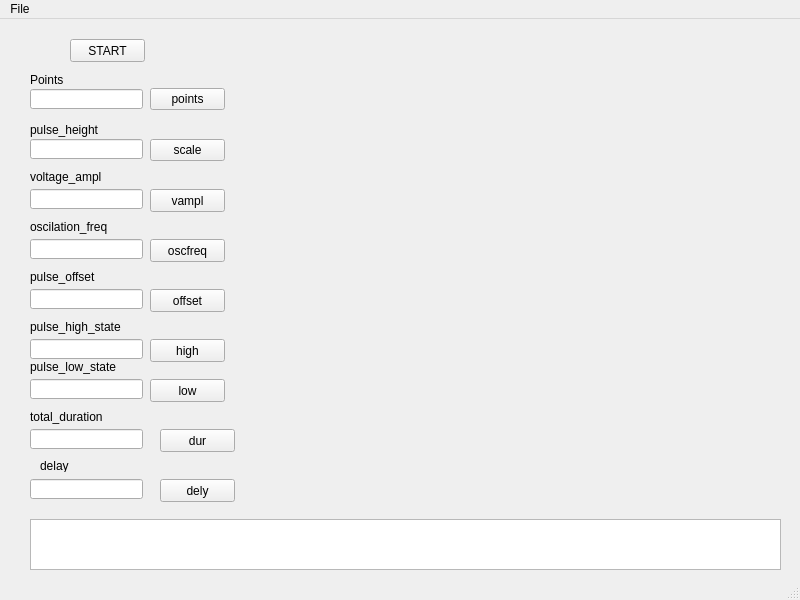
<?xml version="1.0" encoding="UTF-8"?>
<ui version="4.0">
 <class>MainWindow</class>
 <widget class="QMainWindow" name="MainWindow">
  <property name="geometry">
   <rect>
    <x>0</x>
    <y>0</y>
    <width>800</width>
    <height>600</height>
   </rect>
  </property>
  <property name="windowTitle">
   <string>MainWindow</string>
  </property>
  <widget class="QWidget" name="centralwidget">
   <widget class="QLineEdit" name="edit_points">
    <property name="geometry">
     <rect>
      <x>30</x>
      <y>70</y>
      <width>113</width>
      <height>20</height>
     </rect>
    </property>
   </widget>
   <widget class="QLabel" name="label">
    <property name="geometry">
     <rect>
      <x>30</x>
      <y>50</y>
      <width>41</width>
      <height>21</height>
     </rect>
    </property>
    <property name="text">
     <string>Points</string>
    </property>
   </widget>
   <widget class="QLabel" name="label_2">
    <property name="geometry">
     <rect>
      <x>30</x>
      <y>100</y>
      <width>101</width>
      <height>21</height>
     </rect>
    </property>
    <property name="text">
     <string>pulse_height</string>
    </property>
   </widget>
   <widget class="QLineEdit" name="edit_scale">
    <property name="geometry">
     <rect>
      <x>30</x>
      <y>120</y>
      <width>113</width>
      <height>20</height>
     </rect>
    </property>
    <property name="text">
     <string/>
    </property>
   </widget>
   <widget class="QPushButton" name="button_points">
    <property name="geometry">
     <rect>
      <x>150</x>
      <y>69</y>
      <width>75</width>
      <height>22</height>
     </rect>
    </property>
    <property name="text">
     <string>points</string>
    </property>
   </widget>
   <widget class="QPushButton" name="button_scale">
    <property name="geometry">
     <rect>
      <x>150</x>
      <y>120</y>
      <width>75</width>
      <height>22</height>
     </rect>
    </property>
    <property name="cursor">
     <cursorShape>ArrowCursor</cursorShape>
    </property>
    <property name="text">
     <string>scale</string>
    </property>
   </widget>
   <widget class="graphWidget" name="graphWidget" native="true">
    <property name="geometry">
     <rect>
      <x>270</x>
      <y>30</y>
      <width>521</width>
      <height>461</height>
     </rect>
    </property>
    <property name="layoutDirection">
     <enum>Qt::LeftToRight</enum>
    </property>
   </widget>
   <widget class="toolbarWidget" name="toolbarWidget" native="true">
    <property name="geometry">
     <rect>
      <x>10</x>
      <y>540</y>
      <width>21</width>
      <height>20</height>
     </rect>
    </property>
   </widget>
   <widget class="QLineEdit" name="edit_vampl">
    <property name="geometry">
     <rect>
      <x>30</x>
      <y>170</y>
      <width>113</width>
      <height>20</height>
     </rect>
    </property>
   </widget>
   <widget class="QLineEdit" name="edit_oscfreq">
    <property name="geometry">
     <rect>
      <x>30</x>
      <y>220</y>
      <width>113</width>
      <height>20</height>
     </rect>
    </property>
   </widget>
   <widget class="QLineEdit" name="edit_offset">
    <property name="geometry">
     <rect>
      <x>30</x>
      <y>270</y>
      <width>113</width>
      <height>20</height>
     </rect>
    </property>
   </widget>
   <widget class="QLineEdit" name="edit_high">
    <property name="geometry">
     <rect>
      <x>30</x>
      <y>320</y>
      <width>113</width>
      <height>20</height>
     </rect>
    </property>
   </widget>
   <widget class="QLineEdit" name="edit_low">
    <property name="geometry">
     <rect>
      <x>30</x>
      <y>360</y>
      <width>113</width>
      <height>20</height>
     </rect>
    </property>
   </widget>
   <widget class="QPushButton" name="button_vampl">
    <property name="geometry">
     <rect>
      <x>150</x>
      <y>170</y>
      <width>75</width>
      <height>23</height>
     </rect>
    </property>
    <property name="text">
     <string>vampl</string>
    </property>
   </widget>
   <widget class="QPushButton" name="button_oscfreq">
    <property name="geometry">
     <rect>
      <x>150</x>
      <y>220</y>
      <width>75</width>
      <height>23</height>
     </rect>
    </property>
    <property name="text">
     <string>oscfreq</string>
    </property>
   </widget>
   <widget class="QPushButton" name="button_offset">
    <property name="geometry">
     <rect>
      <x>150</x>
      <y>270</y>
      <width>75</width>
      <height>23</height>
     </rect>
    </property>
    <property name="text">
     <string>offset</string>
    </property>
   </widget>
   <widget class="QPushButton" name="button_high">
    <property name="geometry">
     <rect>
      <x>150</x>
      <y>320</y>
      <width>75</width>
      <height>23</height>
     </rect>
    </property>
    <property name="text">
     <string>high</string>
    </property>
   </widget>
   <widget class="QPushButton" name="button_low">
    <property name="geometry">
     <rect>
      <x>150</x>
      <y>360</y>
      <width>75</width>
      <height>23</height>
     </rect>
    </property>
    <property name="text">
     <string>low</string>
    </property>
   </widget>
   <widget class="QLabel" name="label_3">
    <property name="geometry">
     <rect>
      <x>30</x>
      <y>150</y>
      <width>91</width>
      <height>16</height>
     </rect>
    </property>
    <property name="text">
     <string>voltage_ampl</string>
    </property>
   </widget>
   <widget class="QLabel" name="label_4">
    <property name="geometry">
     <rect>
      <x>30</x>
      <y>200</y>
      <width>111</width>
      <height>16</height>
     </rect>
    </property>
    <property name="text">
     <string>oscilation_freq</string>
    </property>
   </widget>
   <widget class="QLabel" name="label_5">
    <property name="geometry">
     <rect>
      <x>30</x>
      <y>250</y>
      <width>81</width>
      <height>16</height>
     </rect>
    </property>
    <property name="text">
     <string>pulse_offset</string>
    </property>
   </widget>
   <widget class="QLabel" name="label_6">
    <property name="geometry">
     <rect>
      <x>30</x>
      <y>300</y>
      <width>111</width>
      <height>16</height>
     </rect>
    </property>
    <property name="text">
     <string>pulse_high_state</string>
    </property>
   </widget>
   <widget class="QLabel" name="label_7">
    <property name="geometry">
     <rect>
      <x>30</x>
      <y>340</y>
      <width>131</width>
      <height>16</height>
     </rect>
    </property>
    <property name="text">
     <string>pulse_low_state</string>
    </property>
   </widget>
   <widget class="QLineEdit" name="edit_dur">
    <property name="geometry">
     <rect>
      <x>30</x>
      <y>410</y>
      <width>113</width>
      <height>20</height>
     </rect>
    </property>
   </widget>
   <widget class="QLineEdit" name="edit_dely">
    <property name="geometry">
     <rect>
      <x>30</x>
      <y>460</y>
      <width>113</width>
      <height>20</height>
     </rect>
    </property>
   </widget>
   <widget class="QLabel" name="label_8">
    <property name="geometry">
     <rect>
      <x>30</x>
      <y>390</y>
      <width>101</width>
      <height>16</height>
     </rect>
    </property>
    <property name="text">
     <string>total_duration</string>
    </property>
   </widget>
   <widget class="QLabel" name="label_9">
    <property name="geometry">
     <rect>
      <x>40</x>
      <y>440</y>
      <width>47</width>
      <height>13</height>
     </rect>
    </property>
    <property name="text">
     <string>delay</string>
    </property>
   </widget>
   <widget class="QPushButton" name="button_dur">
    <property name="geometry">
     <rect>
      <x>160</x>
      <y>410</y>
      <width>75</width>
      <height>23</height>
     </rect>
    </property>
    <property name="text">
     <string>dur</string>
    </property>
   </widget>
   <widget class="QPushButton" name="button_dely">
    <property name="geometry">
     <rect>
      <x>160</x>
      <y>460</y>
      <width>75</width>
      <height>23</height>
     </rect>
    </property>
    <property name="text">
     <string>dely</string>
    </property>
   </widget>
   <widget class="QPlainTextEdit" name="plain">
    <property name="geometry">
     <rect>
      <x>30</x>
      <y>500</y>
      <width>751</width>
      <height>51</height>
     </rect>
    </property>
   </widget>
   <widget class="QPushButton" name="button_start">
    <property name="geometry">
     <rect>
      <x>70</x>
      <y>20</y>
      <width>75</width>
      <height>23</height>
     </rect>
    </property>
    <property name="text">
     <string>START</string>
    </property>
   </widget>
  </widget>
  <widget class="QMenuBar" name="menubar">
   <property name="geometry">
    <rect>
     <x>0</x>
     <y>0</y>
     <width>800</width>
     <height>21</height>
    </rect>
   </property>
   <widget class="QMenu" name="menuFile">
    <property name="title">
     <string>File</string>
    </property>
    <addaction name="actionclose"/>
   </widget>
   <addaction name="menuFile"/>
  </widget>
  <widget class="QStatusBar" name="statusbar"/>
  <action name="actionclose">
   <property name="text">
    <string>close</string>
   </property>
  </action>
 </widget>
 <customwidgets>
  <customwidget>
   <class>graphWidget</class>
   <extends>QWidget</extends>
   <header>graphwidget.h</header>
   <container>1</container>
  </customwidget>
  <customwidget>
   <class>toolbarWidget</class>
   <extends>QWidget</extends>
   <header>toolbarwidget.h</header>
   <container>1</container>
  </customwidget>
 </customwidgets>
 <resources/>
 <connections/>
</ui>
